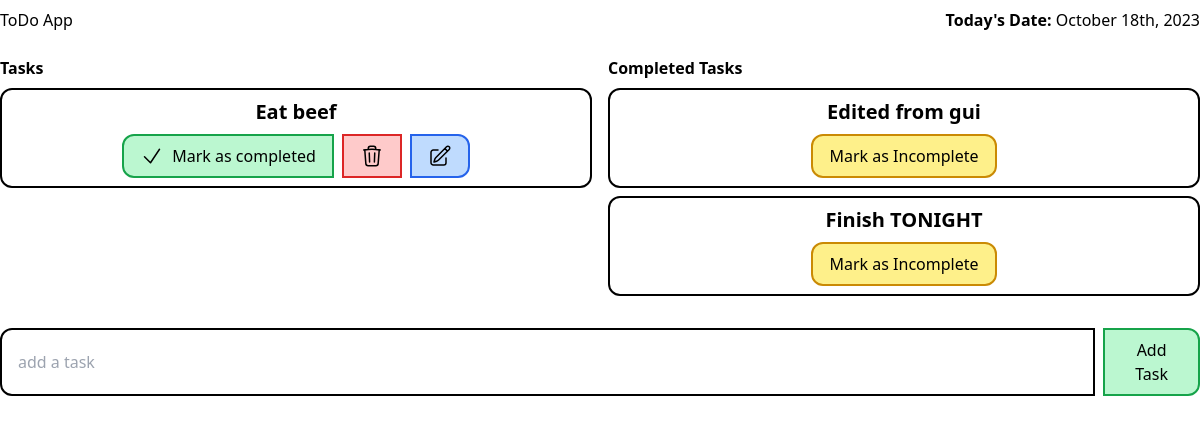
Before: / with the older database file.
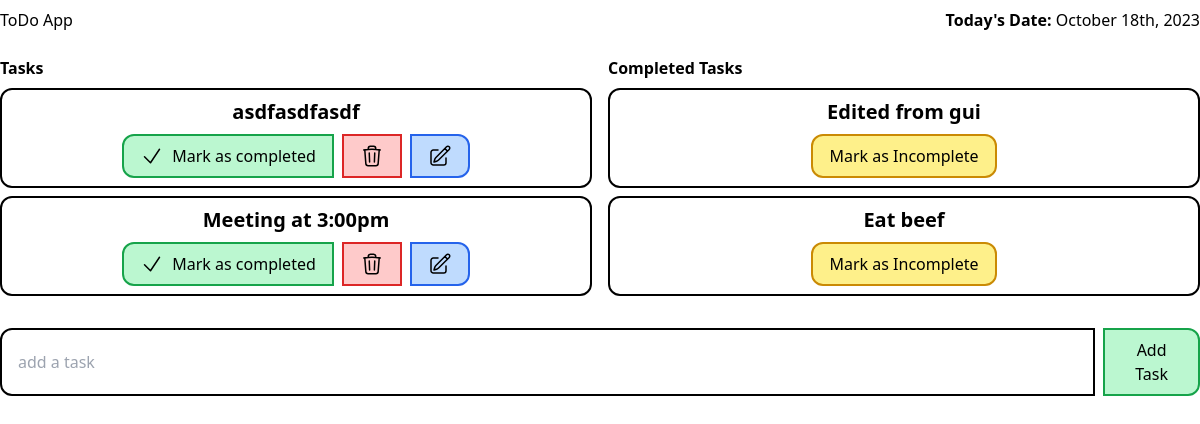
After: the same page with the newer database file.
### todo/models.py (models this page shows)
class Task(models.Model):
    task = models.CharField(max_length=250)
    is_completed = models.BooleanField(default=False)
    created_at = models.DateTimeField(auto_now_add=True)
    updated_at = models.DateTimeField(auto_now=True)
    def __str__(self):
        return self.task

### todo_main/views.py (the view)
# urls.py: 2. Add a URL to urlpatterns:  path('', views.home, name='home')
def home(request):
    tasks = Task.objects.filter(is_completed=False).order_by('-updated_at')
    completed_tasks = Task.objects.filter(is_completed=True).order_by('-updated_at')
    print(tasks)
    context = {
        'tasks': tasks,
        'completed_tasks': completed_tasks
    }
    return render(request, 'home.html', context)

### templates/home.html (shortened to what this page needs)
<!DOCTYPE html>
<html lang="en">
  <head>
    <script src="https://cdn.tailwindcss.com"></script>
  </head>
  <body>
    <section class="max-w-7xl mx-auto py-2 flex justify-between">
      <h1>ToDo App</h1>
      <h2><b>Today's Date:</b> {% now 'F jS, Y ' %}</h2>
    </section>
    <section class="grid grid-cols-2 max-w-7xl mx-auto gap-4 py-4">
      <div>
        <h3 class="font-bold">Tasks</h3>
        <ul class="flex flex-col gap-2 mt-2">
          {% for task in tasks %}
          <div class="py-2 w-full border-2 border-black rounded-xl py-2 px-4">
            <li class="flex justify-between items-center flex-col gap-2">
              <p class="font-semibold text-xl">{{ task.task }}</p>
              <div class="flex gap-2">
                <a
                  href="{% url 'markAsCompleted' task.pk %}"
                  class="py-2 px-4 border-2 rounded-l-xl border-green-600 bg-green-200 flex gap-2"
                >
                  <svg
                    xmlns="http://www.w3.org/2000/svg"
                    fill="none"
                    viewBox="0 0 24 24"
                    stroke-width="1.5"
                    stroke="currentColor"
                    class="w-6 h-6"
                  >
                    <path
                      stroke-linecap="round"
                      stroke-linejoin="round"
                      d="M4.5 12.75l6 6 9-13.5"
                    />
                  </svg>
                  Mark as completed
                </a>
                <a
                  href="{% url 'deleteTask' task.pk %}"
                  class="py-2 px-4 border-2 border-red-600 bg-red-200 flex gap-2"
                >
                </a>
                <a
                  href="{% url 'editTask' task.pk %}"
                  class="py-2 px-4 border-2 rounded-r-xl border-blue-600 flex gap-2 bg-blue-200"
                >
                </a>
              </div>
            </li>
          </div>
          {% endfor %}
        </ul>
      </div>
      <div>
        <h3 class="font-bold">Completed Tasks</h3>
        <ul class="flex flex-col gap-2 mt-2">
          {% for task in completed_tasks %}
          <li>
            <div
              class="py-2 w-full border-2 border-black rounded-xl py-2 px-4 flex flex-col gap-2 justify-center items-center"
            >
              <p class="font-semibold text-xl">{{ task.task }}</p>
              <a
                href="{% url 'markAsIncompleted' task.pk %}"
                class="py-2 px-4 border-2 rounded-xl border-yellow-600 bg-yellow-200"
                >Mark as Incomplete</a
              >
            </div>
          </li>
          {% endfor %}
        </ul>
      </div>
    </section>
    <section class="max-w-7xl mx-auto py-4">
      <form action="{% url 'addTask' %}" method="POST" class="flex gap-2">
        <input
          class="border-2 border-black w-full rounded-l-xl py-2 px-4"
          name="task"
          placeholder="add a task"
        />
        <button
          class="border-2 border-green-600 bg-green-200 rounded-r-xl py-2 px-4"
          type="submit"
        >
          Add Task
        </button>
      </form>
    </section>
  </body>
</html>

Changed rows visible on the page:
removed Task: task "Finish TONIGHT", shown under "Completed Tasks"
added Task: task "asdfasdfasdf", shown under "Tasks"
added Task: task "Meeting at 3:00pm", shown under "Tasks"
changed Task "Eat beef": moves from the list under "Tasks" to the list under "Completed Tasks"
